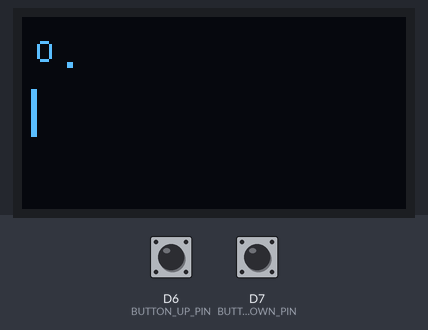
Simulated run of this program. Board: ESP8266 (NodeMCU). Parts: 128×64 one-colour display. Inputs (shaded band) come from the test bench; at power-on: D6 (BUTTON_UP_PIN) HIGH, D7 (BUTTON_DOWN_PIN) HIGH. What the program prints to the serial monitor is not drawn.

Above: at 1.25 s.
1.3 s: D6 (BUTTON_UP_PIN) pulled LOW for 0.15 s
At 1.48 s:
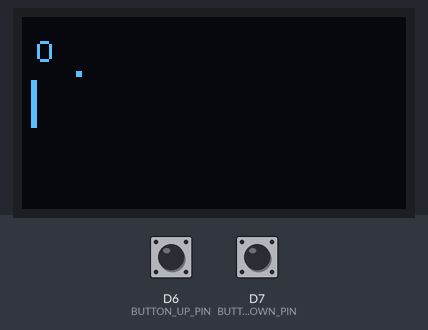
2.0 s: D7 (BUTTON_DOWN_PIN) pulled LOW for 0.15 s
2.7 s: D6 (BUTTON_UP_PIN) pulled LOW for 1 s
At 3.79 s:
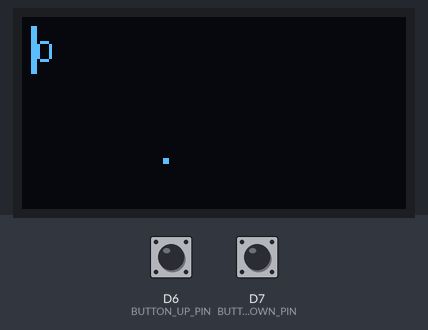

The program:

main.cpp
```cpp
#include <Arduino.h>
#include "state.h"
#include "render.h"

void setup() {
    Serial.begin(115200);
    Serial.flush();
    init_display();
    init_controls();
    reset_state();
    Serial.println("Initialization complete!");
}

void loop() {
    update_state();
    render_state();
    delay(GAME_FRAME_DELTA_MS);
}
```

render.cpp
```cpp
#include <Arduino.h>
#include <Wire.h>
#include "render.h"
#include "state.h"

SH1106Wire OLED = SH1106Wire(OLED_ADDR, OLED_SDA_PIN, OLED_SCL_PIN);

void init_display() {
    Serial.print("Initializing display... ");
    OLED.init();
    OLED.flipScreenVertically();
    OLED.setFont(ArialMT_Plain_10);
    OLED.setTextAlignment(TEXT_ALIGN_LEFT);
    OLED.displayOn();
    OLED.clear();
    OLED.display();
    Serial.println("done!");
}


static void render_paddle(Paddle* paddle) {
    OLED.fillRect(
        (int16_t) paddle->posX, (int16_t) paddle->posY,
        GAME_PADDLE_WIDTH, GAME_PADDLE_HEIGHT
    );
}

static void render_ball(Ball* ball) {
    OLED.fillRect(
        (int16_t) ball->posX, (int16_t) ball->posY,
        GAME_BALL_SIZE, GAME_BALL_SIZE
    );
}

static void render_score(unsigned int score) {
    // u32 can only hold 10 digits max, so 128 bytes is enough :)
    char score_buffer[128];
    OLED.drawStringf(5, 5, score_buffer, "%u", score);
}

void render_state() {
    OLED.clear();
    render_paddle(&STATE.paddle);
    render_ball(&STATE.ball);
    render_score(STATE.score);
    OLED.display();
}
```

render.h
```cpp
#pragma once

#include <SH1106Wire.h>

// Display type: SH1106 1.3" OLED display
// Resolution: 128 x 64 Pixel
// Pin definitions for I2C connected OLED display
#define OLED_SDA_PIN    D1  // pin 5
#define OLED_SCL_PIN    D2  // pin 4
#define OLED_ADDR       60  // 0x3C
#define OLED_WIDTH      128
#define OLED_CENTER_W   64
#define OLED_HEIGHT     64
#define OLED_CENTER_H   32

extern SH1106Wire OLED;

void init_display();
void render_state();
```

state.cpp
```cpp
#include "state.h"
#include "render.h"
#include <cmath>

Controls CONTROLS;
Gamestate STATE;

void init_controls() {
    pinMode(BUTTON_UP_PIN, INPUT_PULLUP);
    pinMode(BUTTON_DOWN_PIN, INPUT_PULLUP);
    CONTROLS = (Controls) {
        .up = false,
        .down = false
    };
}

void reset_state() {
    STATE = (Gamestate) {
        .ball = (Ball) {
            .posX = 0.0, .posY = 0.0,
            .velX = 1.0, .velY = 1.0,
            .speed = 25.0
        },
        .paddle = (Paddle) {
            .posX = 3.0,
            .posY = (OLED_HEIGHT - GAME_PADDLE_HEIGHT) / 2.0
        },
        .score = 0
    };
}


static bool paddle_collision(Ball* ball, Paddle* paddle) {
    return paddle->posX <= ball->posX + GAME_BALL_SIZE
        && ball->posX   <= paddle->posX + GAME_PADDLE_WIDTH
        && paddle->posY <= ball->posY + GAME_BALL_SIZE
        && ball->posY   <= paddle->posY + GAME_PADDLE_HEIGHT;
}


static void update_controls() {
    CONTROLS.up   = digitalRead(BUTTON_UP_PIN);
    CONTROLS.down = digitalRead(BUTTON_DOWN_PIN);
}

static void move_ball(Ball* ball) {
    float velL = sqrtf(powf(ball->velX, 2.0) + powf(ball->velY, 2.0));
    float velM = ball->speed / velL / GAME_FPS;
    ball->posX += ball->velX * velM;
    ball->posY += ball->velY * velM;
}

static void reflect_ball(Ball* ball, Paddle* paddle, unsigned int* score) {
    if(paddle_collision(ball, paddle)) {
        float rel_pos = ball->posY - GAME_BALL_SIZE - paddle->posY;
        float angle_deg = ((rel_pos * 2.0 / GAME_PADDLE_HEIGHT) - 1.0) * 60.0;
        float angle_rad = angle_deg * 6.28 / 360;
        ball->velX = cosf(angle_rad);
        ball->velY = sinf(angle_rad);
        ball->speed += GAME_BALL_SPEED_INCR;
        *score += 1;
    }
    if(ball->posX + GAME_BALL_SIZE >= OLED_WIDTH) {
        ball->velX *= -1.0;
    }
    if(ball->posY <= 0 || ball->posY + GAME_BALL_SIZE >= OLED_HEIGHT) {
        ball->velY *= -1.0;
    }
}

static bool end_game(Ball* ball) {
    bool ended = ball->posX <= 0.0;
    if(ended) {
        reset_state();
    }
    return ended;
}

static void move_paddle(Paddle* paddle, Controls* controls) {
    if(controls->down) {
        paddle->posY = fmax(paddle->posY - GAME_PADDLE_SPEED / GAME_FPS, 0.0);
    }
    if(controls->up) {
        paddle->posY = fmin(
            paddle->posY + GAME_PADDLE_SPEED / GAME_FPS,
            (float) OLED_HEIGHT - GAME_PADDLE_HEIGHT
        );
    }
}

void update_state() {
    update_controls();
    move_ball(&STATE.ball);
    reflect_ball(&STATE.ball, &STATE.paddle, &STATE.score);
    if(end_game(&STATE.ball)) { return; }
    move_paddle(&STATE.paddle, &CONTROLS);
}
```

state.h
```cpp
#pragma once

#define BUTTON_UP_PIN     12
#define BUTTON_DOWN_PIN   13
#define BUTTON_PUSH_PIN   14

#define GAME_FPS               30
#define GAME_FRAME_DELTA_MS    (1000 / GAME_FPS)
#define GAME_BALL_SPEED_INCR   2.5
#define GAME_BALL_SIZE         2
#define GAME_PADDLE_WIDTH      2
#define GAME_PADDLE_HEIGHT     (OLED_HEIGHT / 4)
#define GAME_PADDLE_SPEED      30.0

typedef struct {
    bool up;
    bool down;
} Controls;

typedef struct {
    float posX;
    float posY;
    float velX;
    float velY;
    float speed;
} Ball;

typedef struct {
    float posX;
    float posY;
} Paddle;

typedef struct {
    Ball ball;
    Paddle paddle;
    unsigned int score;
} Gamestate;

extern Controls CONTROLS;
extern Gamestate STATE;

void init_controls();
void reset_state();
void update_state();
```
